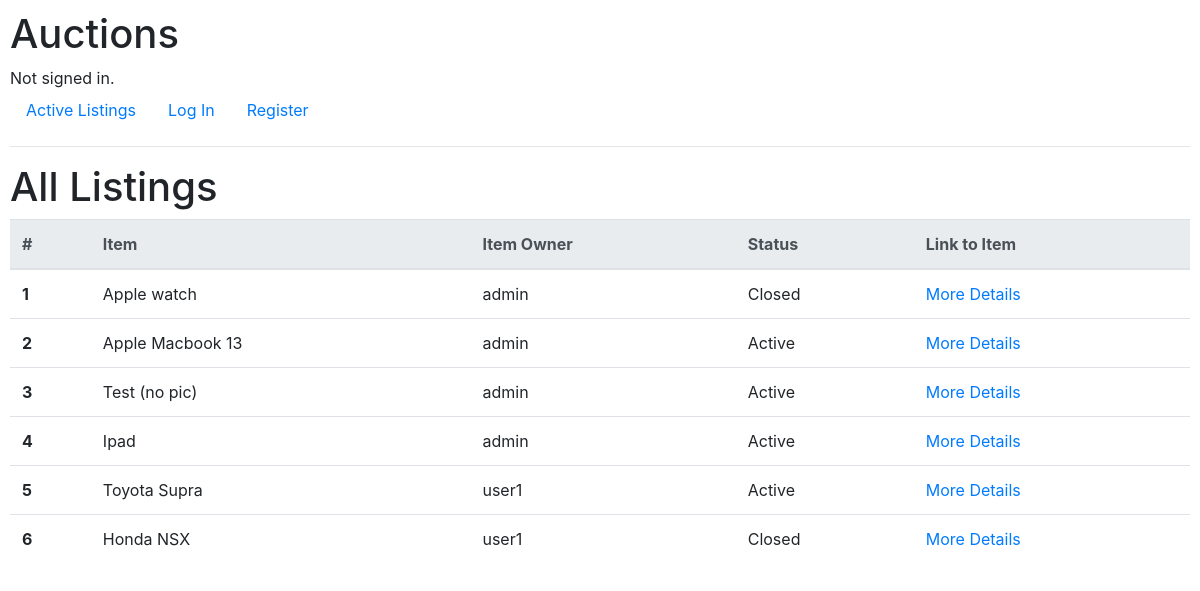
Before: /view_all_listings with the older database file.
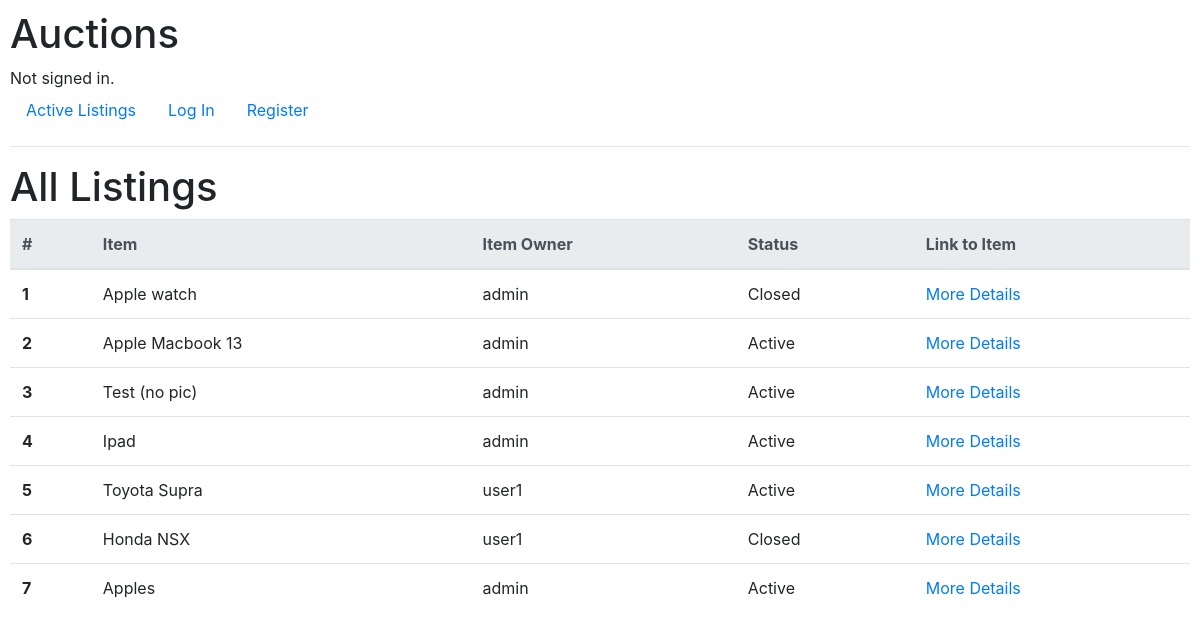
After: the same page with the newer database file.
### auctions/models.py (models this page shows, shortened)
class Auction(models.Model):
    item_name = models.CharField(max_length=64)
    item_category = models.ForeignKey(Category, on_delete=models.PROTECT, db_column="category")
    item_owner = models.ForeignKey(User, on_delete=models.CASCADE)
    item_image_url = models.URLField(max_length=256)
    item_starting_bid = models.DecimalField(max_digits=9, decimal_places=2)
    item_description = models.CharField(max_length=255)
    item_is_active = models.BooleanField(default=True)
    users_watching = models.ManyToManyField(User, blank=True, related_name='watching') # Call by (User obj).watching.all()

class User(AbstractUser):
    def __str__(self):
        return f"{self.username}"

### auctions/views.py (the view)
# urls.py: path("view_all_listings", views.view_all_listings, name="view_all_listings"),
def view_all_listings(request):
    if request.method =='GET':
        items = Auction.objects.all()
        return render(request, "auctions/all_listings.html", {
            "listings": items
        })

### auctions/templates/auctions/all_listings.html
{% extends "auctions/layout.html" %}
{% block body %}
    <h1>All Listings</h1>
      <table class="table">
        <thead class="thead-light">
          <tr>
            <th scope="col">#</th>
            <th scope="col">Item</th>
            <th scope="col">Item Owner</th>
            <th scope="col">Status</th>
            <th scope="col">Link to Item </th>
          </tr>
        </thead>
        <tbody>
            {% for listing in listings %}
            <tr>
                <th scope="row">{{ forloop.counter }}</th>
                <td>{{ listing.item_name }}</td>
                <td>{{ listing.item_owner }}</td>
                {% if listing.item_is_active %}
                    <td>Active</td>
                {% else %}
                    <td>Closed</td>
                {% endif %}
                <td><a href="{% url 'show_listing' listing.id %}">More Details</a></td>
              </tr>
            {% empty %}
            There are no listing records available.
            {% endfor %}
{% endblock %}

Changed rows visible on the page:
added Auction: item_name "Apples", item_owner "admin", item_is_active "Active"
